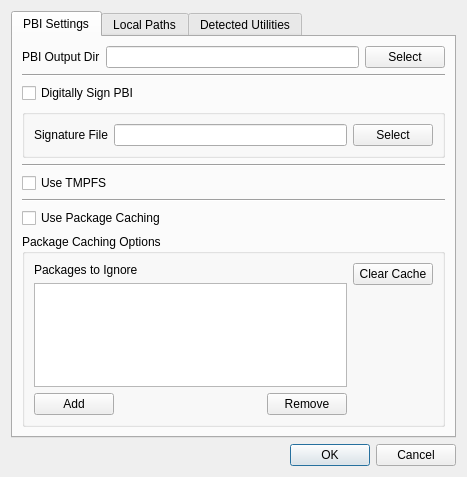
<?xml version="1.0" encoding="UTF-8"?>
<ui version="4.0">
 <class>PreferencesDialog</class>
 <widget class="QDialog" name="PreferencesDialog">
  <property name="geometry">
   <rect>
    <x>0</x>
    <y>0</y>
    <width>467</width>
    <height>477</height>
   </rect>
  </property>
  <property name="windowTitle">
   <string>EasyPBI Preferences</string>
  </property>
  <layout class="QVBoxLayout" name="verticalLayout">
   <item>
    <widget class="QTabWidget" name="tabWidget">
     <property name="tabPosition">
      <enum>QTabWidget::North</enum>
     </property>
     <property name="currentIndex">
      <number>0</number>
     </property>
     <widget class="QWidget" name="tab_pbi">
      <attribute name="title">
       <string>PBI Settings</string>
      </attribute>
      <layout class="QVBoxLayout" name="verticalLayout_2">
       <item>
        <layout class="QHBoxLayout" name="horizontalLayout_4">
         <item>
          <widget class="QLabel" name="label_4">
           <property name="text">
            <string>PBI Output Dir</string>
           </property>
          </widget>
         </item>
         <item>
          <widget class="QLineEdit" name="line_pbioutdir">
           <property name="toolTip">
            <string>Local directory for built PBI's to be placed.</string>
           </property>
          </widget>
         </item>
         <item>
          <widget class="QPushButton" name="push_pbioutdir">
           <property name="toolTip">
            <string>Browse local system to select a PBI output directory</string>
           </property>
           <property name="text">
            <string>Select</string>
           </property>
          </widget>
         </item>
        </layout>
       </item>
       <item>
        <widget class="Line" name="line">
         <property name="orientation">
          <enum>Qt::Horizontal</enum>
         </property>
        </widget>
       </item>
       <item>
        <widget class="QCheckBox" name="check_signpbi">
         <property name="toolTip">
          <string>Digitally sign any PBI's that are created for tamper-evident distribution</string>
         </property>
         <property name="text">
          <string>Digitally Sign PBI</string>
         </property>
        </widget>
       </item>
       <item>
        <widget class="QGroupBox" name="groupBox_sig">
         <property name="title">
          <string/>
         </property>
         <layout class="QHBoxLayout" name="horizontalLayout_6">
          <item>
           <widget class="QLabel" name="label_5">
            <property name="text">
             <string>Signature File</string>
            </property>
           </widget>
          </item>
          <item>
           <widget class="QLineEdit" name="line_sigfile">
            <property name="toolTip">
             <string>Local file that contains the openssl key</string>
            </property>
           </widget>
          </item>
          <item>
           <widget class="QPushButton" name="push_sigfile">
            <property name="toolTip">
             <string>Browse for the openssl key file</string>
            </property>
            <property name="text">
             <string>Select</string>
            </property>
           </widget>
          </item>
         </layout>
        </widget>
       </item>
       <item>
        <widget class="Line" name="line_2">
         <property name="orientation">
          <enum>Qt::Horizontal</enum>
         </property>
        </widget>
       </item>
       <item>
        <widget class="QCheckBox" name="check_usetmpfs">
         <property name="toolTip">
          <string>Use system memory to speed up PBI build processes.</string>
         </property>
         <property name="text">
          <string>Use TMPFS</string>
         </property>
        </widget>
       </item>
       <item>
        <widget class="Line" name="line_3">
         <property name="orientation">
          <enum>Qt::Horizontal</enum>
         </property>
        </widget>
       </item>
       <item>
        <widget class="QCheckBox" name="check_usepkgcache">
         <property name="toolTip">
          <string>Greatly speeds up the PBI build process by preventing re-compilation of previously built ports.</string>
         </property>
         <property name="text">
          <string>Use Package Caching</string>
         </property>
        </widget>
       </item>
       <item>
        <widget class="QGroupBox" name="groupBox_pkgcache">
         <property name="title">
          <string>Package Caching Options</string>
         </property>
         <layout class="QHBoxLayout" name="horizontalLayout_7">
          <item>
           <layout class="QVBoxLayout" name="verticalLayout_3">
            <item>
             <widget class="QLabel" name="label_6">
              <property name="text">
               <string>Packages to Ignore</string>
              </property>
             </widget>
            </item>
            <item>
             <widget class="QListWidget" name="list_badpkg">
              <property name="toolTip">
               <string>Listed packages will always be ignored during PBI builds.</string>
              </property>
             </widget>
            </item>
            <item>
             <layout class="QHBoxLayout" name="horizontalLayout_8">
              <item>
               <widget class="QPushButton" name="push_addpkg">
                <property name="toolTip">
                 <string>Add a currently cached package to be ignored.</string>
                </property>
                <property name="text">
                 <string>Add</string>
                </property>
                <property name="icon">
                 <iconset resource="EasyPBI.qrc">
                  <normaloff>:/png/icons/plus.png</normaloff>:/png/icons/plus.png</iconset>
                </property>
               </widget>
              </item>
              <item>
               <spacer name="horizontalSpacer">
                <property name="orientation">
                 <enum>Qt::Horizontal</enum>
                </property>
                <property name="sizeHint" stdset="0">
                 <size>
                  <width>40</width>
                  <height>20</height>
                 </size>
                </property>
               </spacer>
              </item>
              <item>
               <widget class="QPushButton" name="push_rmpkg">
                <property name="toolTip">
                 <string>Remove the selected package from the ignore list.</string>
                </property>
                <property name="text">
                 <string>Remove</string>
                </property>
                <property name="icon">
                 <iconset resource="EasyPBI.qrc">
                  <normaloff>:/png/icons/minus.png</normaloff>:/png/icons/minus.png</iconset>
                </property>
               </widget>
              </item>
             </layout>
            </item>
           </layout>
          </item>
          <item>
           <layout class="QVBoxLayout" name="verticalLayout_4">
            <item>
             <widget class="QPushButton" name="push_clearcache">
              <property name="toolTip">
               <string>Delete all packages currently in the cache.</string>
              </property>
              <property name="text">
               <string>Clear Cache</string>
              </property>
             </widget>
            </item>
            <item>
             <spacer name="verticalSpacer_2">
              <property name="orientation">
               <enum>Qt::Vertical</enum>
              </property>
              <property name="sizeHint" stdset="0">
               <size>
                <width>20</width>
                <height>40</height>
               </size>
              </property>
             </spacer>
            </item>
           </layout>
          </item>
         </layout>
        </widget>
       </item>
       <item>
        <spacer name="verticalSpacer">
         <property name="orientation">
          <enum>Qt::Vertical</enum>
         </property>
         <property name="sizeHint" stdset="0">
          <size>
           <width>20</width>
           <height>40</height>
          </size>
         </property>
        </spacer>
       </item>
      </layout>
     </widget>
     <widget class="QWidget" name="tab_paths">
      <attribute name="title">
       <string>Local Paths</string>
      </attribute>
      <layout class="QFormLayout" name="formLayout">
       <property name="fieldGrowthPolicy">
        <enum>QFormLayout::ExpandingFieldsGrow</enum>
       </property>
       <item row="1" column="0">
        <widget class="QLabel" name="label">
         <property name="text">
          <string>Module Dir</string>
         </property>
        </widget>
       </item>
       <item row="1" column="1">
        <layout class="QHBoxLayout" name="horizontalLayout">
         <item>
          <widget class="QLineEdit" name="line_moduledir">
           <property name="toolTip">
            <string>Default directory for all PBI modules to be created</string>
           </property>
          </widget>
         </item>
         <item>
          <widget class="QPushButton" name="push_moduledir">
           <property name="toolTip">
            <string>Select a local directory for PBI modules.</string>
           </property>
           <property name="text">
            <string>Select</string>
           </property>
          </widget>
         </item>
        </layout>
       </item>
       <item row="2" column="0">
        <widget class="QLabel" name="label_2">
         <property name="text">
          <string>Icon Dir</string>
         </property>
        </widget>
       </item>
       <item row="2" column="1">
        <layout class="QHBoxLayout" name="horizontalLayout_2">
         <item>
          <widget class="QLineEdit" name="line_icondir">
           <property name="toolTip">
            <string>Default directory to open when adding icons/files to a module</string>
           </property>
          </widget>
         </item>
         <item>
          <widget class="QPushButton" name="push_icondir">
           <property name="toolTip">
            <string>Select a local directory.</string>
           </property>
           <property name="text">
            <string>Select</string>
           </property>
          </widget>
         </item>
        </layout>
       </item>
       <item row="3" column="0">
        <widget class="QLabel" name="label_10">
         <property name="text">
          <string>Icon FIle</string>
         </property>
        </widget>
       </item>
       <item row="3" column="1">
        <layout class="QHBoxLayout" name="horizontalLayout_12">
         <item>
          <widget class="QLineEdit" name="line_defaulticon">
           <property name="toolTip">
            <string>Default PNG icon to use for PBI modules.</string>
           </property>
          </widget>
         </item>
         <item>
          <widget class="QPushButton" name="push_defaulticon">
           <property name="toolTip">
            <string>Browse local system for a default PNG icon.</string>
           </property>
           <property name="text">
            <string>Select</string>
           </property>
          </widget>
         </item>
        </layout>
       </item>
      </layout>
     </widget>
     <widget class="QWidget" name="tab_utils">
      <attribute name="title">
       <string>Detected Utilities</string>
      </attribute>
      <layout class="QFormLayout" name="formLayout_2">
       <item row="0" column="0">
        <widget class="QPushButton" name="push_resetutils">
         <property name="toolTip">
          <string>Have EasyPBI re-scan the system for available utilities.</string>
         </property>
         <property name="text">
          <string>Auto-Detect</string>
         </property>
        </widget>
       </item>
       <item row="1" column="0">
        <widget class="QLabel" name="label_7">
         <property name="text">
          <string>pbi_makeport</string>
         </property>
        </widget>
       </item>
       <item row="1" column="1">
        <layout class="QHBoxLayout" name="horizontalLayout_9">
         <item>
          <widget class="QLineEdit" name="line_makeport">
           <property name="toolTip">
            <string>Full path to the &quot;pbi_makeport&quot; binary</string>
           </property>
          </widget>
         </item>
         <item>
          <widget class="QPushButton" name="push_makeport">
           <property name="toolTip">
            <string>Browse system for the local binary.</string>
           </property>
           <property name="text">
            <string>Select</string>
           </property>
          </widget>
         </item>
        </layout>
       </item>
       <item row="2" column="0">
        <widget class="QLabel" name="label_8">
         <property name="text">
          <string>pbi_create</string>
         </property>
        </widget>
       </item>
       <item row="2" column="1">
        <layout class="QHBoxLayout" name="horizontalLayout_10">
         <item>
          <widget class="QLineEdit" name="line_pbicreate">
           <property name="toolTip">
            <string>Full path to the &quot;pbi_create&quot; binary</string>
           </property>
          </widget>
         </item>
         <item>
          <widget class="QPushButton" name="push_pbicreate">
           <property name="toolTip">
            <string>Browse system for the local binary.</string>
           </property>
           <property name="text">
            <string>Select</string>
           </property>
          </widget>
         </item>
        </layout>
       </item>
       <item row="3" column="0">
        <widget class="QLabel" name="label_9">
         <property name="text">
          <string>Switch User Utility</string>
         </property>
        </widget>
       </item>
       <item row="3" column="1">
        <layout class="QHBoxLayout" name="horizontalLayout_11">
         <item>
          <widget class="QLineEdit" name="line_suutility">
           <property name="toolTip">
            <string>Full path to the graphical &quot;switch user&quot; utility (pc-su, gksu, kdesu, qsu, etc..)</string>
           </property>
          </widget>
         </item>
         <item>
          <widget class="QPushButton" name="push_suutility">
           <property name="toolTip">
            <string>Browse system for the local binary.</string>
           </property>
           <property name="text">
            <string>Select</string>
           </property>
          </widget>
         </item>
        </layout>
       </item>
       <item row="4" column="0">
        <widget class="QLabel" name="label_3">
         <property name="text">
          <string>FreeBSD Ports Dir</string>
         </property>
        </widget>
       </item>
       <item row="4" column="1">
        <layout class="QHBoxLayout" name="horizontalLayout_3">
         <item>
          <widget class="QLineEdit" name="line_portsdir">
           <property name="toolTip">
            <string>Location of the FreeBSD ports tree on the local system.</string>
           </property>
          </widget>
         </item>
         <item>
          <widget class="QPushButton" name="push_portsdir">
           <property name="toolTip">
            <string>Select the FreeBSD ports tree directory.</string>
           </property>
           <property name="text">
            <string>Select</string>
           </property>
          </widget>
         </item>
        </layout>
       </item>
      </layout>
     </widget>
    </widget>
   </item>
   <item>
    <widget class="QDialogButtonBox" name="buttonBox">
     <property name="orientation">
      <enum>Qt::Horizontal</enum>
     </property>
     <property name="standardButtons">
      <set>QDialogButtonBox::Cancel|QDialogButtonBox::Ok</set>
     </property>
     <property name="centerButtons">
      <bool>false</bool>
     </property>
    </widget>
   </item>
  </layout>
 </widget>
 <resources>
  <include location="EasyPBI.qrc"/>
 </resources>
 <connections>
  <connection>
   <sender>buttonBox</sender>
   <signal>accepted()</signal>
   <receiver>PreferencesDialog</receiver>
   <slot>accept()</slot>
   <hints>
    <hint type="sourcelabel">
     <x>248</x>
     <y>254</y>
    </hint>
    <hint type="destinationlabel">
     <x>157</x>
     <y>274</y>
    </hint>
   </hints>
  </connection>
  <connection>
   <sender>buttonBox</sender>
   <signal>rejected()</signal>
   <receiver>PreferencesDialog</receiver>
   <slot>reject()</slot>
   <hints>
    <hint type="sourcelabel">
     <x>316</x>
     <y>260</y>
    </hint>
    <hint type="destinationlabel">
     <x>286</x>
     <y>274</y>
    </hint>
   </hints>
  </connection>
 </connections>
</ui>
